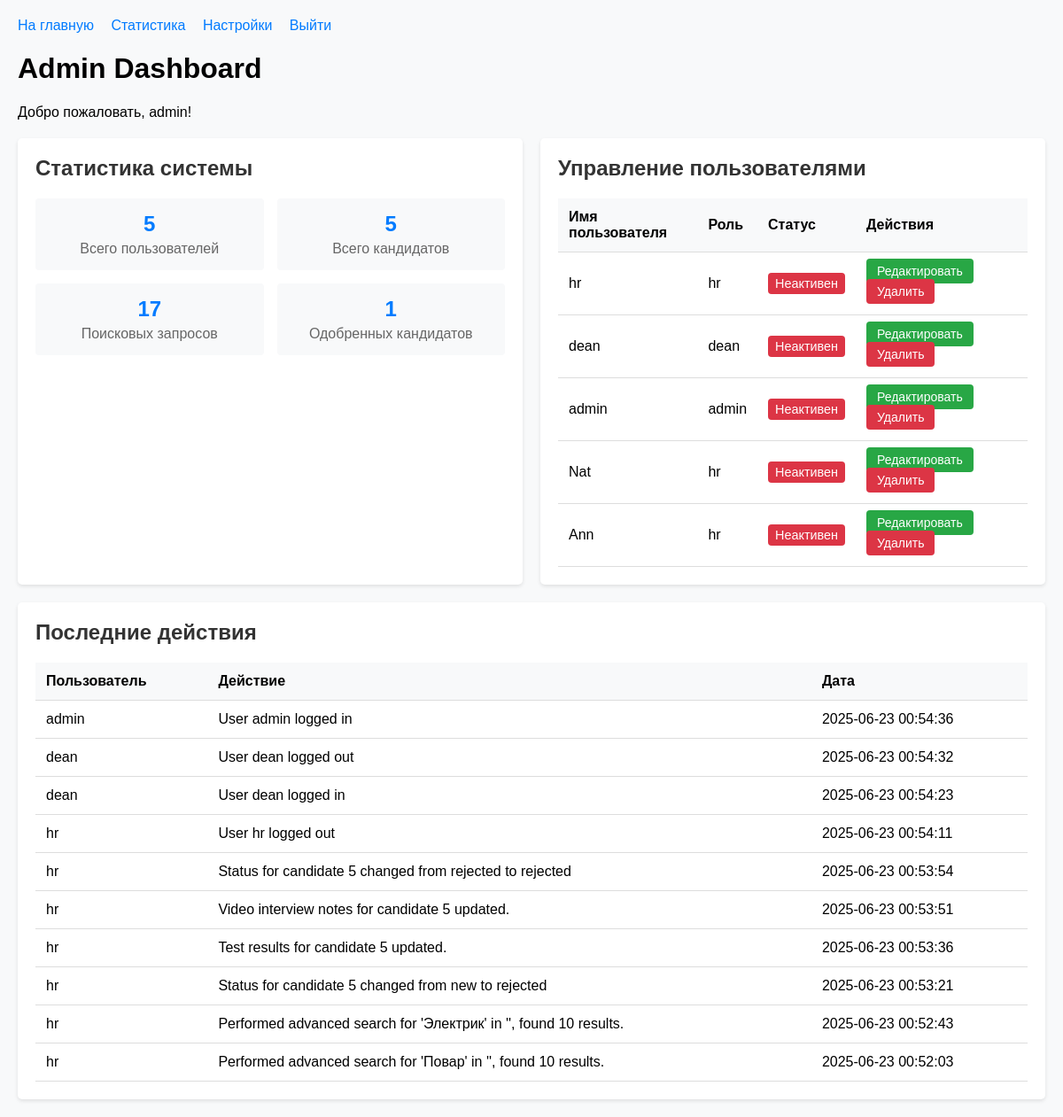
/dashboard (signed in), run on the app's committed database.
### models.py (models this page shows)
class User(Base):
    __tablename__ = "users"
    id = Column(Integer, primary_key=True, index=True)
    username = Column(String, unique=True)
    hashed_password = Column(String)
    created_at = Column(DateTime, default=datetime.utcnow)
    role = Column(String, default="hr")  # hr, admin, dean
    last_activity = Column(DateTime, default=datetime.utcnow)
    history = relationship("SearchHistory", back_populates="user")
    candidates = relationship("Candidate", back_populates="user")
    actions = relationship("UserAction", back_populates="user")

class UserAction(Base):
    __tablename__ = "user_actions"
    id = Column(Integer, primary_key=True, index=True)
    action_type = Column(String)  # login, logout, create_candidate, update_candidate, etc.
    description = Column(Text)
    created_at = Column(DateTime, default=datetime.utcnow)
    user_id = Column(Integer, ForeignKey("users.id"))
    user = relationship("User", back_populates="actions")

### main.py (the view)
@app.get("/dashboard", response_class=HTMLResponse)
def dashboard(
        request: Request,
        db: Session = Depends(get_db),
        current_user: models.User = Depends(get_current_user)
):
    update_user_activity(db, current_user)
    status_counts = db.query(
        models.Candidate.status, func.count(models.Candidate.id)
    ).filter(models.Candidate.user_id == current_user.id).group_by(models.Candidate.status).all()
    funnel_data = defaultdict(int)
    for status, count in status_counts:
        funnel_data[status] = count
    actions_stats = db.query(
        models.UserAction.action_type, func.count(models.UserAction.id)
    ).group_by(models.UserAction.action_type).all()
    hiring_dynamics = db.query(
        func.date(models.Candidate.status_update_date),
        func.count(models.Candidate.id)
    ).filter(
        models.Candidate.status == 'hired',
        models.Candidate.user_id == current_user.id
    ).group_by(func.date(models.Candidate.status_update_date)).all()
    if current_user.role == "admin":
        total_users = db.query(models.User).count()
        total_candidates = db.query(models.Candidate).count()
        total_searches = db.query(models.SearchHistory).count()
        approved_candidates = db.query(models.Candidate).filter(models.Candidate.status == "approved").count()
        users = db.query(models.User).all()
        for user in users:
            user.is_active = is_user_active(user)
        recent_actions = db.query(models.UserAction).options(joinedload(models.UserAction.user)).order_by(models.UserAction.created_at.desc()).limit(10).all()
        return templates.TemplateResponse("admin_dashboard.html", {
            "request": request,
            "funnel_data": funnel_data,
            "actions_stats": actions_stats,
            "hiring_dynamics": hiring_dynamics,
            "user": current_user,
            "total_users": total_users,
            "total_candidates": total_candidates,
            "total_searches": total_searches,
            "approved_candidates": approved_candidates,
            "users": users,
            "recent_actions": recent_actions
        })
    elif current_user.role == "hr":
        return templates.TemplateResponse("hr_dashboard.html", {
            "request": request,
            "funnel_data": funnel_data,
            "actions_stats": actions_stats,
            "hiring_dynamics": hiring_dynamics,
            "user": current_user
        })
    elif current_user.role == "dean":
        return templates.TemplateResponse("dean_dashboard.html", {
            "request": request,
            "funnel_data": funnel_data,
            "actions_stats": actions_stats,
            "hiring_dynamics": hiring_dynamics,
            "user": current_user
        })
    return templates.TemplateResponse("dashboard.html", {
        "request": request,
        "funnel_data": funnel_data,
        "actions_stats": actions_stats,
        "hiring_dynamics": hiring_dynamics,
        "user": current_user
    })

### templates/admin_dashboard.html (shortened to what this page needs)
<!DOCTYPE html>
<html>
<head>
</head>
<body>
    <div class="nav-links">
        <a href="/dashboard">На главную</a>
        <a href="/statistics">Статистика</a>
        <a href="/settings">Настройки</a>
        <a href="/logout">Выйти</a>
    </div>
    <h1>Admin Dashboard</h1>
    <p>Добро пожаловать, {{ user.username }}!</p>
    <div class="dashboard-grid">
        <div class="dashboard-card">
            <h2>Статистика системы</h2>
            <div class="stats-grid">
                <div class="stat-card">
                    <div class="stat-number">{{ total_users }}</div>
                    <div class="stat-label">Всего пользователей</div>
                </div>
                <div class="stat-card">
                    <div class="stat-number">{{ total_candidates }}</div>
                    <div class="stat-label">Всего кандидатов</div>
                </div>
                <div class="stat-card">
                    <div class="stat-number">{{ total_searches }}</div>
                    <div class="stat-label">Поисковых запросов</div>
                </div>
                <div class="stat-card">
                    <div class="stat-number">{{ approved_candidates }}</div>
                    <div class="stat-label">Одобренных кандидатов</div>
                </div>
            </div>
        </div>
        <div class="dashboard-card">
            <h2>Управление пользователями</h2>
            <table>
                <tr>
                    <th>Имя пользователя</th>
                    <th>Роль</th>
                    <th>Статус</th>
                    <th>Действия</th>
                </tr>
                {% for user in users %}
                <tr>
                    <td>{{ user.username }}</td>
                    <td>{{ user.role }}</td>
                    <td>
                        {% if user.is_active %}
                            <span class="status-badge status-active">Активен</span>
                        {% else %}
                            <span class="status-badge status-inactive">Неактивен</span>
                        {% endif %}
                    </td>
                    <td>
                        <a href="/users/{{ user.id }}/edit" class="action-button edit-button">Редактировать</a>
                        <form action="/users/{{ user.id }}/delete" method="post" style="display:inline;">
                            <button type="submit" class="action-button delete-button" onclick="return confirm('Вы уверены?')">Удалить</button>
                        </form>
                    </td>
                </tr>
                {% endfor %}
            </table>
        </div>
    </div>
    <div class="dashboard-card" style="margin-top: 20px;">
        <h2>Последние действия</h2>
        <table>
            <tr>
                <th>Пользователь</th>
                <th>Действие</th>
                <th>Дата</th>
            </tr>
            {% for action in recent_actions %}
            <tr>
                <td>{{ action.user.username if action.user else 'Неизвестно' }}</td>
                <td>{{ action.description }}</td>
                <td>{{ action.created_at.strftime('%Y-%m-%d %H:%M:%S') if action.created_at else 'Неизвестно' }}</td>
            </tr>
            {% endfor %}
        </table>
    </div>
</body>
</html>

### templates/admin_dashboard.html (style rules this page uses)
body { font-family: Arial, sans-serif; max-width: 1200px; margin: 0 auto; padding: 20px; background: #f8f9fa; }
.nav-links { margin-bottom: 20px; }
.nav-links a { margin-right: 15px; text-decoration: none; color: #007bff; }
.dashboard-grid { display: grid; grid-template-columns: repeat(auto-fit, minmax(300px, 1fr)); gap: 20px; margin-top: 20px; }
.dashboard-card { background: white; padding: 20px; border-radius: 5px; box-shadow: 0 2px 4px rgba(0, 0, 0, 0.1); }
.dashboard-card h2 { margin-top: 0; color: #333; }
.stats-grid { display: grid; grid-template-columns: repeat(auto-fit, minmax(200px, 1fr)); gap: 15px; margin-top: 15px; }
.stat-card { background: #f8f9fa; padding: 15px; border-radius: 4px; text-align: center; }
.stat-number { font-size: 24px; font-weight: bold; color: #007bff; }
.stat-label { color: #666; margin-top: 5px; }
table { width: 100%; border-collapse: collapse; margin-top: 20px; }
th, td { padding: 12px; text-align: left; border-bottom: 1px solid #ddd; }
th { background-color: #f8f9fa; font-weight: bold; }
.action-button { padding: 6px 12px; border: none; border-radius: 4px; cursor: pointer; color: white; text-decoration: none; font-size: 14px; }
.edit-button { background: #28a745; }
.delete-button { background: #dc3545; }
.status-badge { display: inline-block; padding: 4px 8px; border-radius: 4px; font-size: 0.9em; }
.status-inactive { background: #dc3545; color: white; }

### data on the page
User: username "admin", role "admin"
User: username "hr", role "hr"
User: username "dean", role "dean"
User: username "Nat", role "hr"
User: username "Ann", role "hr"
UserAction: user "admin", description "User admin logged in", created_at "2025-06-23 00:54:36"
UserAction: user "dean", description "User dean logged out", created_at "2025-06-23 00:54:32"
UserAction: user "dean", description "User dean logged in", created_at "2025-06-23 00:54:23"
UserAction: user "hr", description "User hr logged out", created_at "2025-06-23 00:54:11"
UserAction: user "hr", description "Status for candidate 5 changed from rejected to rejected", created_at "2025-06-23 00:53:54"
UserAction: user "hr", description "Video interview notes for candidate 5 updated.", created_at "2025-06-23 00:53:51"
UserAction: user "hr", description "Test results for candidate 5 updated.", created_at "2025-06-23 00:53:36"
UserAction: user "hr", description "Status for candidate 5 changed from new to rejected", created_at "2025-06-23 00:53:21"
UserAction: user "hr", description "Performed advanced search for 'Электрик' in '', found 10 results.", created_at "2025-06-23 00:52:43"
UserAction: user "hr", description "Performed advanced search for 'Повар' in '', found 10 results.", created_at "2025-06-23 00:52:03"

### other printed values
{{ total_users }} "5"
{{ total_candidates }} "5"
{{ total_searches }} "17"
{{ approved_candidates }} "1"
